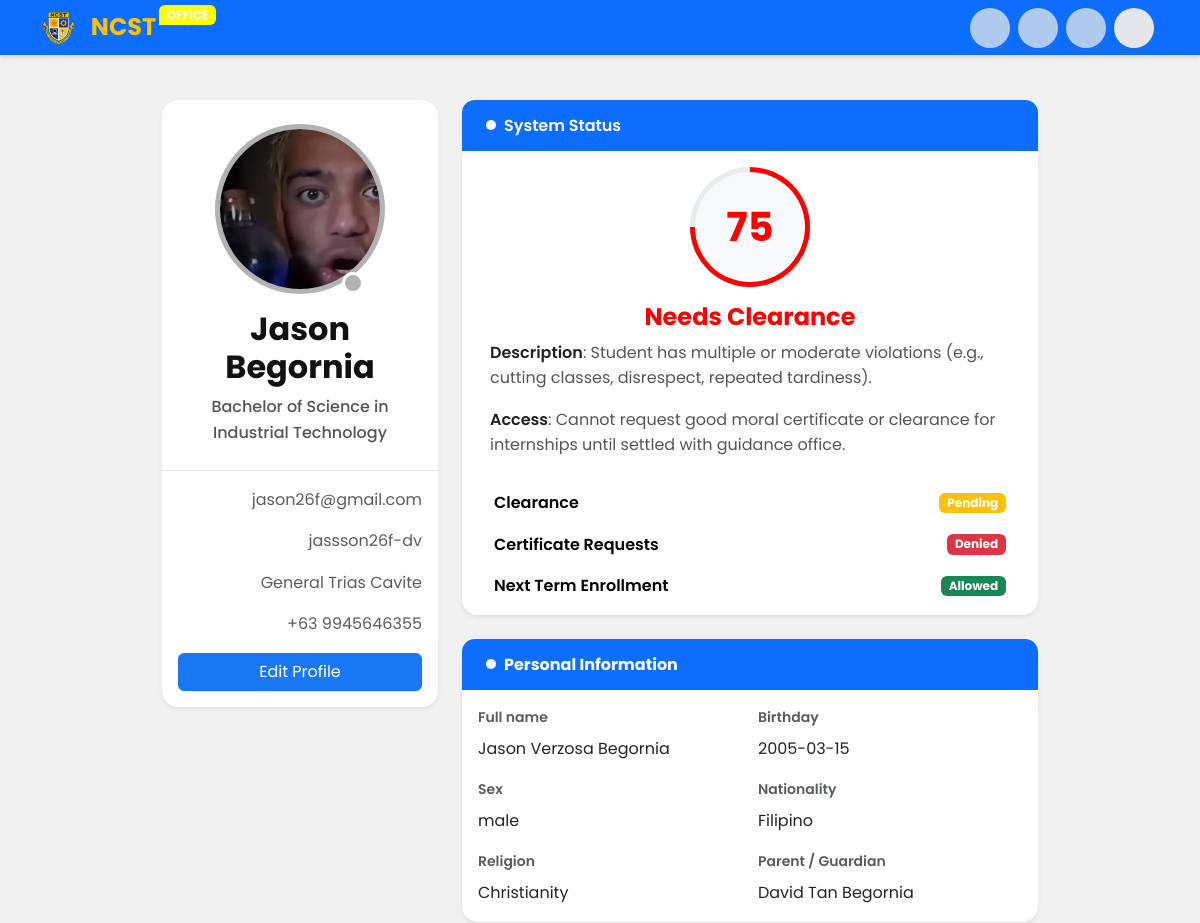
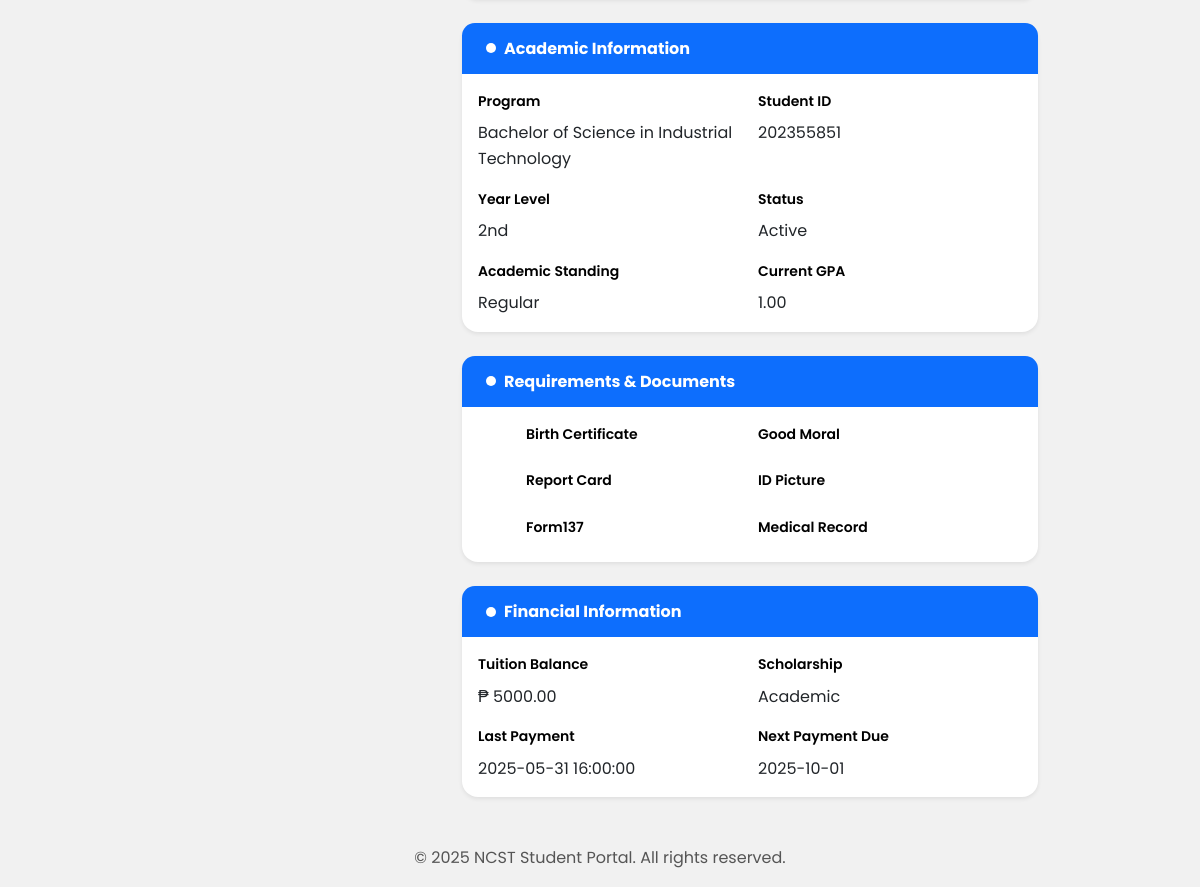
The page /src/views/authenticated/students/userProfile.php (signed in) on the database its author committed (2 pictures, top to bottom).
### tables this page shows
CREATE TABLE `students` (
  `student_id` int(11) NOT NULL,
  `first_name` varchar(50) DEFAULT NULL,
  `middle_name` varchar(50) DEFAULT NULL,
  `last_name` varchar(50) DEFAULT NULL,
  `birthday` date DEFAULT NULL,
  `sex` enum('male','female','other') DEFAULT NULL,
  `religion` varchar(50) DEFAULT NULL,
  `nationality` varchar(50) DEFAULT NULL,
  `guardian` varchar(100) DEFAULT NULL,
  `email` varchar(100) DEFAULT NULL,
  `password` varchar(100) NOT NULL,
  `social_media` varchar(100) DEFAULT NULL,
  `profile_pic` blob DEFAULT NULL,
  `address` varchar(200) DEFAULT NULL,
  `contact_number` varchar(20) DEFAULT NULL,
  `student_credits` int(11) DEFAULT NULL,
  `course` enum('Bachelor of Science in Information Technology','Bachelor of Science in Computer Science','Bachelor of Science in Hospitality Management','Bachelor of Science in Criminology','Bachelor of Science in Nursing','Bachelor of Arts in Communication','Bachelor of Science in Industrial Technology') DEFAULT NULL,
  `year_level` enum('1st','2nd','3rd','4th') DEFAULT NULL,
  `student_status` enum('Active','Inactive','Graduated','Dropped','Banned') DEFAULT NULL,
  `academic_standing` enum('Regular','Irregular','Probation','Dismissed') NOT NULL DEFAULT 'Regular',
  `current_gpa` decimal(3,2) DEFAULT NULL,
  `tuition_balance` decimal(10,2) DEFAULT NULL,
  `next_payment_due` date DEFAULT (curdate() + interval 1 month),
  `last_payment` timestamp NULL DEFAULT current_timestamp(),
  `scholarship` enum('Full','Partial','Athletic','Academic','None') NOT NULL DEFAULT 'None',
  `hasBirthCertificate` tinyint(1) DEFAULT NULL,
  `hasGoodMoral` tinyint(1) DEFAULT NULL,
  `hasReportCard` tinyint(1) DEFAULT NULL,
  `hasIDPicture` tinyint(1) DEFAULT NULL,
  `hasMedical_record` tinyint(1) DEFAULT NULL,
  `hasForm137` tinyint(1) DEFAULT NULL
);

### src/views/authenticated/students/userProfile.php (the view, shortened to what the rows shown need)
<?php
    include_once('../../../../header.php');
?>
<main class="user_profile container my-5 ">
    <div class="row g-4 ">
        <div class="col-lg-4  top-offset">
        <?php
            echo "
                <div class='card shadow-sm rounded-4'>
                    <div class='bg-light-blue p-4 text-center d-flex flex-column'>
                        <div class='user_content flex_centered mb-3 position-relative'>
                            <div class='user_picture overflow-hidden'>
                            <img src='/ncst/public/uploads/profile/$profile_pic' alt='profile' width='180px'>
                            </div>
                            <div class='camera'>
                            </div>
                        </div>
                        <h2 class='h4 fw-bold mb-2'>$first_name $last_name</h2>
                        <p class='text-blue fw-medium mb-0'>$course</p>
                    </div>
                    <div class='card-body border-top'>
                        <div class='d-flex justify-content-between align-items-center mb-3 gap-3'>
                            <span class='text-muted overflow-hidden'>$email</span>
                        </div>
                        <div class='d-flex justify-content-between align-items-center mb-3 gap-3'>
                            <span class='text-muted overflow-hidden'>$social_media</span>
                        </div>
                        <div class='d-flex justify-content-between align-items-center mb-3 gap-3'>
                            <span class='text-muted'>$address</span>
                        </div>
                        <div class='d-flex justify-content-between align-items-center mb-3 gap-3'>
                            <span class='text-muted overflow-hidden'>+63 $contact_number</span>
                        </div>
                    </div>
                </div>
                ";
            ?>
        </div>
        <div class="col-lg-8">
            <div class="row g-4">
                <?php
                    $state = getStudentStatus($student_credits);
                    echo"
                        <div class='col-12  top-offset'>
                                <div class='card shadow-sm rounded-4'>
                                    <div class='card-body'>
                                        <div class='container flex_centered flex-column mb-3'>
                                                <div class='circle' style='background: conic-gradient({$state['status']}  0% $student_credits%, #e9ecef $student_credits% 100%);''>
                                                    <span class='bg-light text-{$state['status']}  percentage flex_centered fs-1' >$student_credits</span>
                                                </div>
                                            <div class='content d-flex flex-column mt-3'>
                                                    <h4 class='text-center text-{$state['status']}'>{$state['violation_status']}</h4>
                                                    <p><strong>Description</strong>: {$state['description']}</p>
                                                    <p><strong>Access</strong>: {$state['access']}</p>
                                            </div>
                                        </div>
                                        <div class='row g-3 px-3'>
                                            <div class='col-12'>
                                                <div class='d-flex justify-content-between align-items-center'>
                                                    <span class='text-secondary fw-semibold text-black'>Clearance</span>
                                                    <span class='badge bg-{$state['pendingStatus']} status-badge'>{$state['clearance']}</span>
                                                </div>
                                            </div>
                                            <div class='col-12'>
                                                <div class='d-flex justify-content-between align-items-center'>
                                                    <span class='text-secondary fw-semibold text-black'>Certificate Requests</span>
                                                    <span class='badge bg-{$state['requests_status']} status-badge'>{$state['requests_certificate']}</span>
                                                </div>
                                            </div>
                                            <div class='col-12'>
                                                <div class='d-flex justify-content-between align-items-center'>
                                                    <span class='text-secondary fw-semibold text-black'>Next Term Enrollment</span>
                                                    <span class='badge bg-{$state['isallowed']} status-badge'>{$state['Enrollment']}</span>
                                                </div>
                                            </div>
                                        </div>
                                    </div>
                                </div>
                            </div>
                        <div class='col-12'>
                            <div class='card shadow-sm rounded-4'>
                                <div class='card-body'>
                                    <div class='row g-3'>
                                        <div class='col-md-6'>
                                            <label class='form-label text-muted small fw-semibold text-black'>Full name</label>
                                            <p class='mb-0 text-dark'>$first_name $middle_name $last_name</p>
                                        </div>
                                        <div class='col-md-6'>
                                            <label class='form-label text-muted small fw-semibold text-black'>Birthday</label>
                                            <p class='mb-0 text-dark'>$birthday</p>
                                        </div>
                                        <div class='col-md-6'>
                                            <label class='form-label text-muted small fw-semibold text-black'>Sex</label>
                                            <p class='mb-0 text-dark'>$sex</p>
                                        </div>
                                        <div class='col-md-6'>
                                            <label class='form-label text-muted small fw-semibold text-black'>Nationality</label>
                                            <p class='mb-0 text-dark'>$nationality</p>
                                        </div>
                                        <div class='col-md-6'>
                                            <label class='form-label text-muted small fw-semibold text-black'>Religion</label>
                                            <p class='mb-0 text-dark'>$religion</p>
                                        </div>
                                        <div class='col-md-6'>
                                            <label class='form-label text-muted small fw-semibold text-black'>Parent / Guardian</label>
                                            <p class='mb-0 text-dark'>$guardian</p>
                                        </div>
                                    </div>
                                </div>
                            </div>
                        </div>
                        <div class='col-12'>
                            <div class='card shadow-sm rounded-4'>
                                <div class='card-body'>
                                    <div class='row g-3'>
                                        <div class='col-md-6'>
                                            <label class='form-label  small fw-semibold text-black'>Program</label>
                                            <p class='mb-0 text-dark'>$course</p>
                                        </div>
                                        <div class='col-md-6'>
                                            <label class='form-label  small fw-semibold text-black'>Student ID</label>
                                            <p class='mb-0 text-dark'>$student_id</p>
                                        </div>
                                        <div class='col-md-6'>
                                            <label class='form-label  small fw-semibold text-black'>Year Level</label>
                                            <p class='mb-0 text-dark'>$year_level</p>
                                        </div>
                                        <div class='col-md-6'>
                                            <label class='form-label  small fw-semibold text-black'>Status</label>
                                            <p class='mb-0 text-dark'>$student_status</p>
                                        </div>
                                        <div class='col-md-6'>
                                            <label class='form-label  small fw-semibold text-black'>Academic Standing</label>
                                            <p class='mb-0 text-dark'>$academic_standing</p>
                                        </div>
                                        <div class='col-md-6'>
                                            <label class='form-label  small fw-semibold text-black'>Current GPA</label>
                                            <p class='mb-0 text-dark'>$current_gpa</p>
                                        </div>
                                    </div>
                                </div>
                            </div>
                        </div>
                    ";
                ?>
                <?php
                    echo "
                        <div class='col-12'>
                            <div class='card shadow-sm rounded-4'>
                                <div class='card_title px-4 py-3'>
                                    <h5 class='fw-bold text-dark mb-0 d-flex align-items-center gap-2 text-white'>
                                        <div class='icon'>
                                            <span class='iconify' data-icon='fluent-color:coin-multiple-32' data-width='30px'></span>
                                        </div>
                                        Financial Information
                                    </h5>
                                </div>
                                <div class='card-body'>
                                    <div class='row g-3'>
                                        <div class='col-md-6'>
                                            <label class='form-label small fw-semibold text-black'>Tuition Balance</label>
                                            <p class='mb-0 text-dark'>₱ $tuition_balance</p>
                                        </div>
                                        <div class='col-md-6'>
                                            <label class='form-label small fw-semibold text-black'>Scholarship</label>
                                            <p class='mb-0 text-dark'>$scholarship</p>
                                        </div>
                                        <div class='col-md-6'>
                                            <label class='form-label small fw-semibold text-black'>Last Payment</label>
                                            <p class='mb-0 text-dark'>$last_payment</p>
                                        </div>
                                        <div class='col-md-6'>
                                            <label class='form-label small fw-semibold text-black'>Next Payment Due</label>
                                            <p class='mb-0 text-dark'>$next_payment_due</p>
                                        </div>
                                    </div>
                                </div>
                            </div>
                        </div>
                    ";
                ?>
            </div>
        </div>
    </div>
</main>
<?php
    include('../../../../footer.php');
?>

### rows shown on the page
students: profile_pic (picture), first_name "Jason", last_name "Begornia", course "Bachelor of Science in Industrial Technology", email "jason26f@gmail.com", social_media "jassson26f-dv", address "General Trias Cavite", contact_number "9945646355", student_credits "75", student_credits "Needs Clearance", student_credits "Student has multiple or moderate violations (e.g., cutting classes, disrespect, repeated tardiness).", student_credits "Cannot request good moral certificate or clearance for internships until settled with guidance office.", student_credits "Pending", student_credits "Denied", student_credits "Allowed", middle_name "Verzosa", birthday "2005-03-15", sex "male", nationality "Filipino", religion "Christianity", guardian "David Tan Begornia", student_id "202355851", year_level "2nd", student_status "Active", academic_standing "Regular", current_gpa "1.00", tuition_balance "5000.00", scholarship "Academic", last_payment "2025-05-31 16:00:00", next_payment_due "2025-10-01"

### other values the page prints
$label "Birth Certificate"
$label "Good Moral"
$label "Report Card"
$label "ID Picture"
$label "Form137"
$label "Medical Record"
